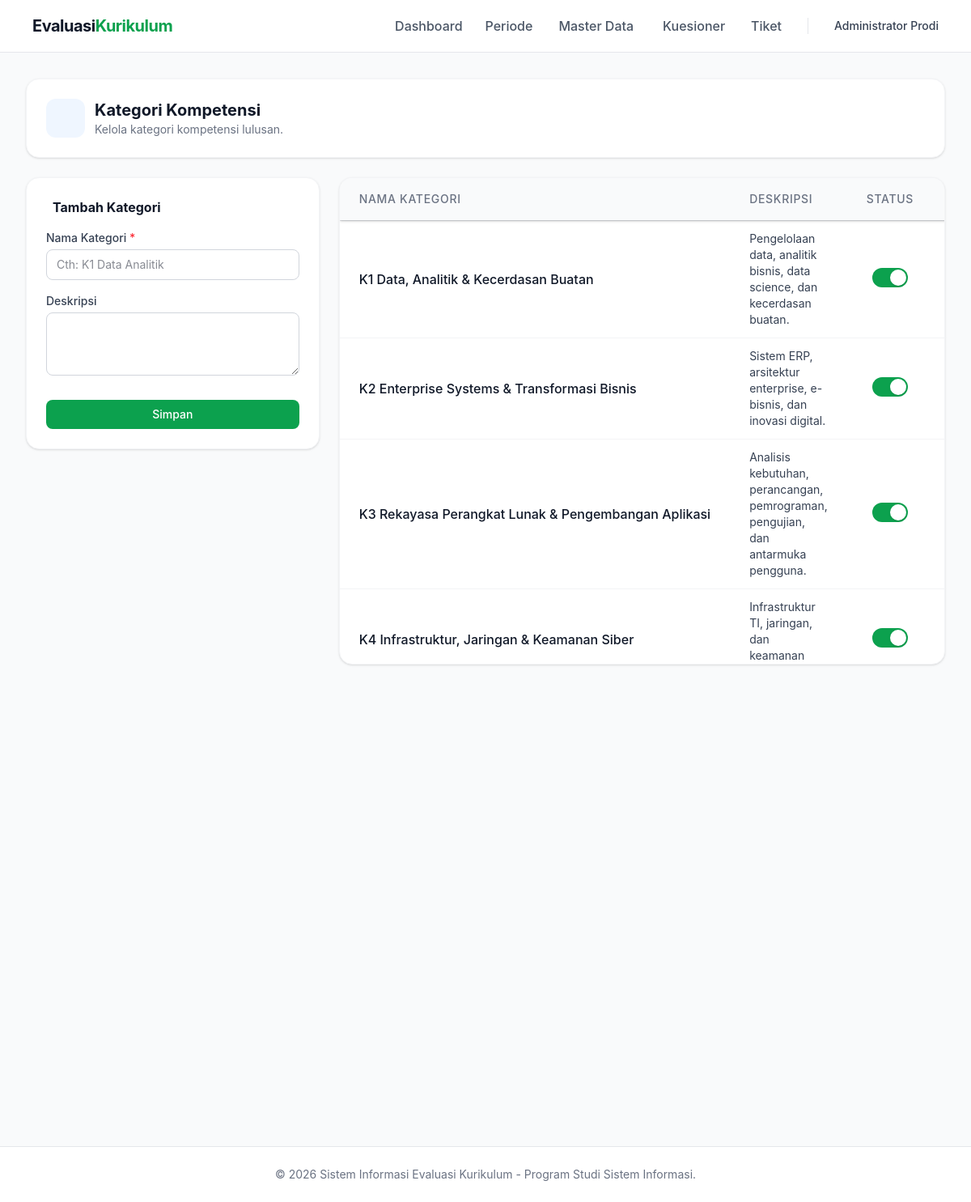
Screenshot of /admin/kuesioner/kategori_kompetensi.php (signed in) with the database file from the repository.
### tables this page shows
CREATE TABLE `kategori_kompetensi` (
  `id` int(11) NOT NULL AUTO_INCREMENT,
  `nama` varchar(100) NOT NULL,
  `deskripsi` text DEFAULT NULL,
  `aktif` tinyint(1) DEFAULT 1,
  PRIMARY KEY (`id`)
);

### includes/helpers.php (called while the page is built, shortened)
<?php
function escape($string) {
    return htmlspecialchars($string ?? '', ENT_QUOTES, 'UTF-8');
}
?>

### admin/kuesioner/kategori_kompetensi.php (the view, shortened to what this page needs)
<?php
require_once '../../config/database.php';
require_once '../../includes/helpers.php';
$stmt = $pdo->query("SELECT * FROM kategori_kompetensi ORDER BY id ASC");
$kategori_list = $stmt->fetchAll();
require_once '../../includes/header.php';
?>
<div class="bg-white rounded-2xl shadow-sm border border-gray-100 p-6 mb-6">
    <div class="flex items-center gap-3">
        <div class="w-12 h-12 bg-blue-50 text-blue-500 rounded-xl flex items-center justify-center text-2xl"><i class="ph ph-target"></i></div>
        <div><h2 class="text-xl font-bold text-gray-900">Kategori Kompetensi</h2><p class="text-sm text-gray-500">Kelola kategori kompetensi lulusan.</p></div>
    </div>
</div>
<div class="grid grid-cols-1 lg:grid-cols-3 gap-6 mb-8">
    <div class="lg:col-span-1">
        <div class="bg-white rounded-2xl shadow-sm border border-gray-100 p-6">
            <h3 class="font-bold text-gray-900 mb-4 flex items-center gap-2" id="form-title"><i class="ph ph-plus-circle text-brand-500"></i> Tambah Kategori</h3>
            <form action="" method="POST" class="space-y-4" id="form-kategori">
                <div>
                    <label class="block text-sm font-medium text-gray-700 mb-1">Nama Kategori <span class="text-red-500">*</span></label>
                    <input type="text" name="nama" id="form-nama" class="w-full px-3 py-2 border border-gray-300 rounded-lg text-sm focus:ring-2 focus:ring-brand-500 outline-none" required placeholder="Cth: K1 Data Analitik">
                </div>
                <div>
                    <label class="block text-sm font-medium text-gray-700 mb-1">Deskripsi</label>
                    <textarea name="deskripsi" id="form-deskripsi" rows="3" class="w-full px-3 py-2 border border-gray-300 rounded-lg text-sm focus:ring-2 focus:ring-brand-500 outline-none"></textarea>
                </div>
                <div class="pt-2 flex gap-2">
                    <button type="submit" class="flex-1 bg-brand-500 hover:bg-brand-600 text-white px-4 py-2 rounded-lg text-sm font-medium transition-colors" id="btn-submit">Simpan</button>
                </div>
            </form>
        </div>
    </div>
    <div class="lg:col-span-2">
        <div class="bg-white rounded-2xl shadow-sm border border-gray-100 overflow-hidden">
            <div class="overflow-x-auto max-h-[600px] overflow-y-auto">
                <table class="w-full text-left border-collapse">
                    <thead class="sticky top-0 bg-gray-50 shadow-sm z-10">
                        <tr class="border-b border-gray-200 text-sm text-gray-500 uppercase tracking-wider">
                            <th class="px-6 py-4 font-medium">Nama Kategori</th>
                            <th class="px-6 py-4 font-medium">Deskripsi</th>
                            <th class="px-6 py-4 font-medium text-center">Status</th>
                            <th class="px-6 py-4 font-medium text-center">Aksi</th>
                        </tr>
                    </thead>
                    <tbody class="divide-y divide-gray-100">
                        <?php foreach ($kategori_list as $kat): ?>
                            <tr class="hover:bg-gray-50 transition-colors <?= $kat['aktif'] ? '' : 'opacity-60 bg-gray-50' ?>">
                                <td class="px-6 py-3 text-gray-900 font-medium whitespace-nowrap"><?= escape($kat['nama']) ?></td>
                                <td class="px-6 py-3 text-gray-700 text-sm"><?= escape($kat['deskripsi']) ?></td>
                                <td class="px-6 py-3 text-center">
                                    <form action="" method="POST" class="inline-block m-0 p-0">
                                        <button type="submit" class="relative inline-flex h-6 w-11 flex-shrink-0 cursor-pointer rounded-full border-2 border-transparent transition-colors duration-200 ease-in-out focus:outline-none focus:ring-2 focus:ring-brand-500 focus:ring-offset-2 <?= $kat['aktif'] ? 'bg-brand-500' : 'bg-gray-200' ?>" role="switch" aria-checked="<?= $kat['aktif'] ? 'true' : 'false' ?>">
                                            <span aria-hidden="true" class="pointer-events-none inline-block h-5 w-5 transform rounded-full bg-white shadow ring-0 transition duration-200 ease-in-out <?= $kat['aktif'] ? 'translate-x-5' : 'translate-x-0' ?>"></span>
                                        </button>
                                    </form>
                                </td>
                                <td class="px-6 py-3 text-center whitespace-nowrap">
                                </td>
                            </tr>
                        <?php endforeach; ?>
                    </tbody>
                </table>
            </div>
        </div>
    </div>
</div>
<?php require_once '../../includes/footer.php'; ?>

### assets/css/style.css (style rules this page uses)
body { font-family: 'Inter', sans-serif; background-color: #f9fafb; color: #111827; }

### includes/header.php (style rules this page uses)
body { font-family: 'Inter', sans-serif; background-color: #f9fafb; color: #111827; }

### rows the page displays
kategori_kompetensi: nama "K1 Data, Analitik & Kecerdasan Buatan", deskripsi "Pengelolaan data, analitik bisnis, data science, dan kecerdasan buatan.", aktif 1 (drawn)
kategori_kompetensi: nama "K2 Enterprise Systems & Transformasi Bisnis", deskripsi "Sistem ERP, arsitektur enterprise, e-bisnis, dan inovasi digital.", aktif 1 (drawn)
kategori_kompetensi: nama "K3 Rekayasa Perangkat Lunak & Pengembangan Aplikasi", deskripsi "Analisis kebutuhan, perancangan, pemrograman, pengujian, dan antarmuka pengguna.", aktif 1 (drawn)
kategori_kompetensi: nama "K4 Infrastruktur, Jaringan & Keamanan Siber", deskripsi "Infrastruktur TI, jaringan, dan keamanan…", aktif 1 (drawn)

### other values shown
$_SESSION['user_name'] "Administrator Prodi"
